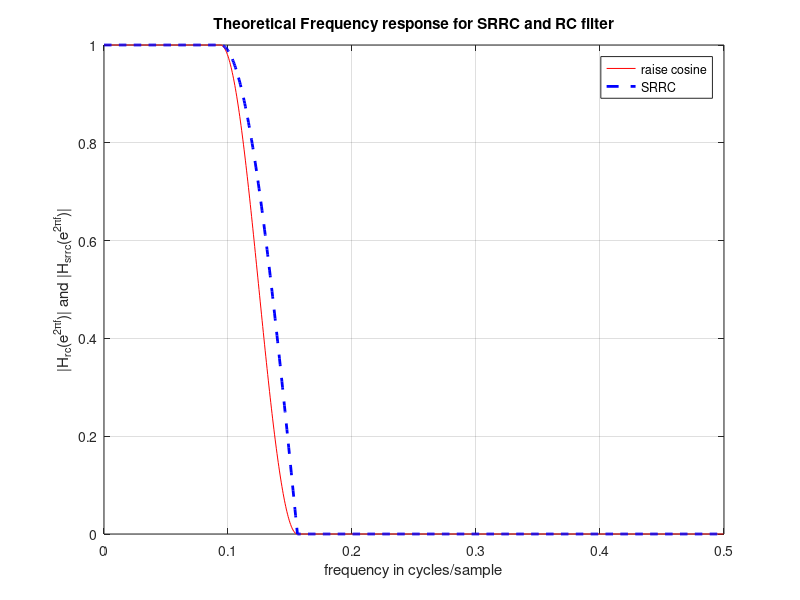

Recreate this plot in MATLAB. (Note: this script raises an error after producing the figure.)
%
% Revision History
% Aug 17, 2017: Changed ``(length(f2)-1))'' to ''(length(f2)+1))
% in assignment statement Hrc_f(f2)=...
% (Due to Brian Daku)
%
clear 
close all
clc
% parmeters for the filters
N_sps = 4; % number of samples per symbol; changing this will negatively impact the MER
beta = 0.25;  % original value
% beta = 0.5;  % This value makes theoretical response have a Fs = 0.2
% VIA trial and error managed to get a reasonable stopband corner frequency
% beta = 0.21; % roll off factor, script requires
             % beta be less than 1; nominal value is 0.25; can influence
             % stopband A and MER; could increase beta for TX filter;
             % increasing beta gives us better stopband attenuation BUT
             % increases transition bandwidth
N_rc = 41; % length of the impulse response
           % of the raised cosine filter; cascade of the TX and PS filter's
           % minus 1
N_srrc = 21; % length of the impulse response of the
             % square root raised cosine filter; tx and PS must be 21; cant
             % change this value
             
F_s = 1; % sampling rate in samples/second; scales x-axis in frequency graph

f_6db = 1/2/N_sps; % 6 dB down point in cycles/sample
F_6db = F_s * f_6db; % 6 dB down point in Hz


%%%%%%%%%%%%%%%%%%%%%%%%%%%%%%%%%%%%%%%%
% time and frequency vectors
%
df = 1/2000; % frequency increment in cycles/sample; 2000 points
f = [0:df:0.5-df/2]; % cycles/sample; 0 to almost 1/2
%%%%%%%%%%%%%%%%%%%%%%%%%%%%%%%%%%%%%%%%%
%
% magnitude response for RC and SCCR filters
Hrc_f = zeros(1,length(f)); % reserve space for
% magnitude response of rc filter
Hsrrc_f = zeros(1,length(f)); % reserve space for
% magnitude response of srrc filter
f1 = find(f < f_6db*(1-beta)); % indices where frequency is less than this cutoff point
% H_f = 1
f2 = find( (f_6db*(1-beta)<= f) & ( f <=...
f_6db*(1+beta))); % indices where in the transition band
% H_f is in transition
f3 = find(f > f_6db*(1+beta)); % indices where
% H_f = 0
% Theoretical Frequency response vector; uses expression from chapter 9
% slide
Hrc_f(f1) = ones(1,length(f1));
Hrc_f(f2) = 0.5+0.5*cos(pi*(f2-f2(1))/(length(f2)-1));
Hrc_f(f3) = 0;
Hsrrc_f = sqrt(Hrc_f);
figure(1);
% Theoretical frequency response of rc and srrc
plot(f,(Hrc_f),'r', ...
f,(Hsrrc_f),'--b','LineWidth',2);
title('Theoretical Frequency response for SRRC and RC filter');
xlabel('frequency in cycles/sample')
ylabel('|H_{rc}(e^{2\pif})| and |H_{srrc}(e^{2\pif})|')
legend('raise cosine','SRRC');
grid
% 3 dB point for SRRC and 6 dB point for RC are always @ 0.125 cycles/sample
%%%%%%%%%%%%%%%%%%%%%%%%%%%%%%%
%
% find and plot the impulse response
% generates 41 sample RC filter
h_rc=firrcos(N_rc-1,F_s/8,beta,F_s,'rolloff');
% impulse response of rc filter
% generates a 21 sample filter
h_srrc=firrcos(N_srrc-1,F_s/8,beta,F_s,'rolloff','sqrt');


% % Comment out lines 13,78-90 for original script
% % For D1; applying window
% % Stopband Attenuation
% A = 40;
% % beta for Kaiser window
% b = 0.5842*((A-21)^0.4)+0.07886*(A-21);
% wn = kaiser(N_srrc,b);
% 
% % Matlab cant do this; matrix dimensions not the same
% % h_srrc = ifft(Hsrrc_f).*wn.';
% 
% % Try this
% h_srrc = h_srrc.*wn.';


% impulse response of srrc filter
figure(2)
plot(0:N_rc-1,h_rc,'r*', 0:N_srrc-1,h_srrc,'bd', 'MarkerSize',8);
title('Impulse response for SRRC and RC filter');
ylabel('h_{rc}[n] and h_{srrc}[n]');
xlabel('n');
legend('raise cosine','SRRC');
grid;
% Note that every 4th sample in the RC's IR is zero. This property does not
% exist in the SRRC

% Find and plot the frequency repsonses of the
% finite length RC and SRRC filters
H_hat_rc = freqz(h_rc,1,2*pi*f);
H_hat_srrc = freqz(h_srrc,1,2*pi*f);

figure(3)
% Frequency Response
% plot(f,abs(H_hat_rc),'r', ...
%     f,abs(H_hat_srrc),'--b','LineWidth',2);
% Magnitude Response
plot(f,20*log10(abs(H_hat_rc)),'r', ...
f,20*log10(abs(H_hat_srrc)),'--b','LineWidth',2);
% 
ylabel('H_{hat}(\Omega) for RC and SRRC');
xlabel('\Omega');
% title('Frequency response for finite-length SRRC and RC filter');
title('Magnitude response for finite-length SRRC and RC filter');
legend('RC','SRRC');
grid;
% The finite-length filter has more ripples in passband & stopband; with
% minor distortions in the transition band

% See if the 21 sample SRRC filter can meet the stopband requirement by
% plotting the magnitude response

% we can see that the sidelobe's height violates the stopband attenuation